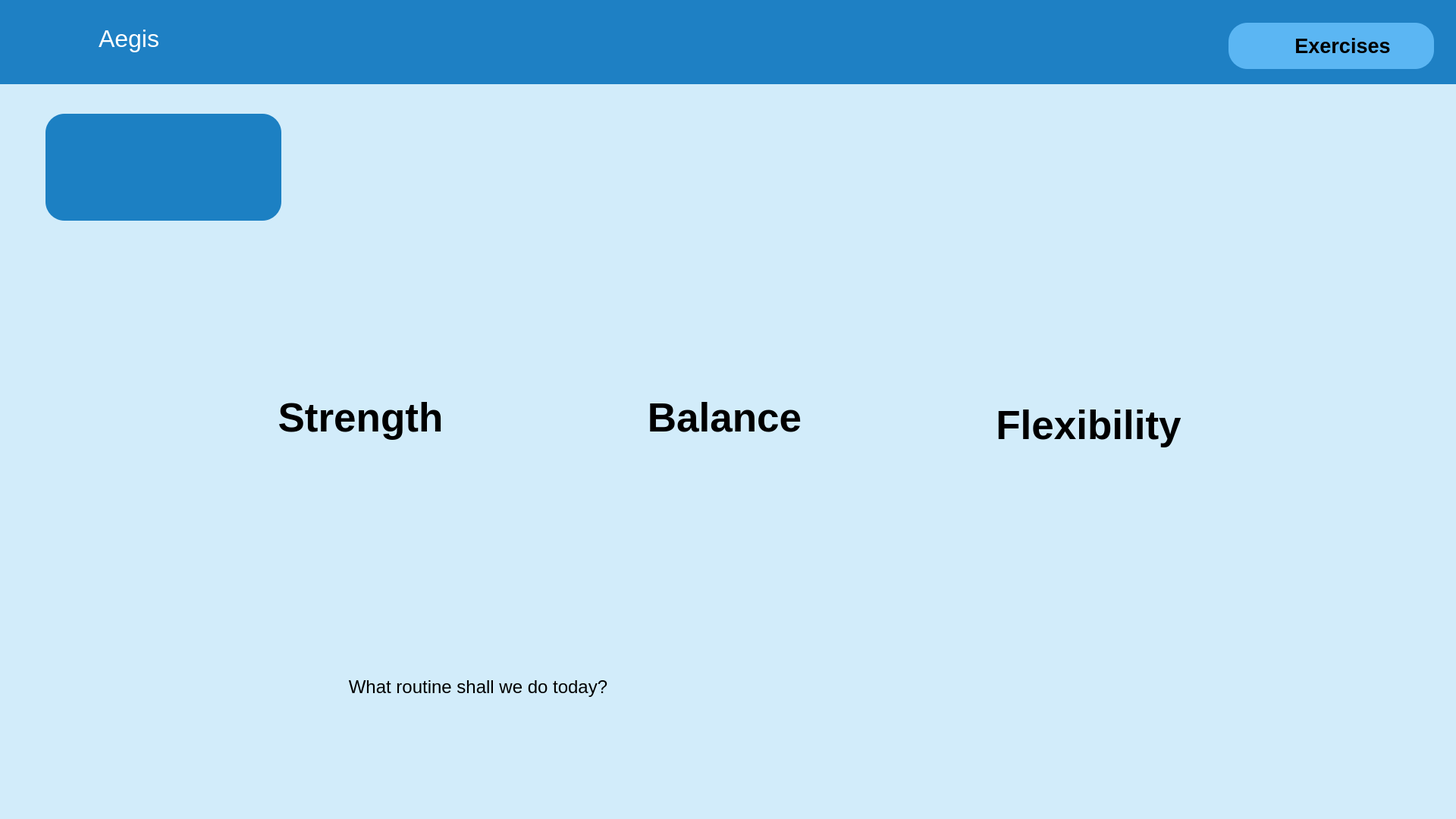
<?xml version="1.0" encoding="UTF-8"?>
<ui version="4.0">
 <class>RoutineSelectWindow</class>
 <widget class="QMainWindow" name="RoutineSelectWindow">
  <property name="geometry">
   <rect>
    <x>0</x>
    <y>0</y>
    <width>1920</width>
    <height>1080</height>
   </rect>
  </property>
  <property name="font">
   <font>
    <weight>75</weight>
    <bold>true</bold>
   </font>
  </property>
  <property name="contextMenuPolicy">
   <enum>Qt::NoContextMenu</enum>
  </property>
  <property name="windowTitle">
   <string>RoutineSelectWindow</string>
  </property>
  <property name="layoutDirection">
   <enum>Qt::LeftToRight</enum>
  </property>
  <property name="autoFillBackground">
   <bool>false</bool>
  </property>
  <property name="styleSheet">
   <string notr="true">background-color: #D2ECFA;border: none</string>
  </property>
  <property name="toolButtonStyle">
   <enum>Qt::ToolButtonTextUnderIcon</enum>
  </property>
  <widget class="QWidget" name="centralWidget">
   <widget class="QToolButton" name="btnBalance">
    <property name="geometry">
     <rect>
      <x>810</x>
      <y>390</y>
      <width>291</width>
      <height>321</height>
     </rect>
    </property>
    <property name="font">
     <font>
      <pointsize>40</pointsize>
      <weight>75</weight>
      <bold>true</bold>
     </font>
    </property>
    <property name="focusPolicy">
     <enum>Qt::NoFocus</enum>
    </property>
    <property name="contextMenuPolicy">
     <enum>Qt::NoContextMenu</enum>
    </property>
    <property name="styleSheet">
     <string notr="true">background-color: #D2ECFA;border: none</string>
    </property>
    <property name="text">
     <string notr="true">Balance</string>
    </property>
    <property name="icon">
     <iconset resource="routineselectwindow.qrc">
      <normaloff>:/new/prefix1/exer_balance.PNG</normaloff>:/new/prefix1/exer_balance.PNG</iconset>
    </property>
    <property name="iconSize">
     <size>
      <width>300</width>
      <height>240</height>
     </size>
    </property>
    <property name="popupMode">
     <enum>QToolButton::InstantPopup</enum>
    </property>
    <property name="toolButtonStyle">
     <enum>Qt::ToolButtonTextUnderIcon</enum>
    </property>
   </widget>
   <widget class="QToolButton" name="btnStrength">
    <property name="geometry">
     <rect>
      <x>330</x>
      <y>390</y>
      <width>291</width>
      <height>321</height>
     </rect>
    </property>
    <property name="font">
     <font>
      <pointsize>40</pointsize>
      <weight>75</weight>
      <bold>true</bold>
     </font>
    </property>
    <property name="focusPolicy">
     <enum>Qt::NoFocus</enum>
    </property>
    <property name="styleSheet">
     <string notr="true">background-color: #D2ECFA;border: none</string>
    </property>
    <property name="text">
     <string notr="true">Strength</string>
    </property>
    <property name="icon">
     <iconset resource="routineselectwindow.qrc">
      <normaloff>:/new/prefix1/exer_strength.PNG</normaloff>:/new/prefix1/exer_strength.PNG</iconset>
    </property>
    <property name="iconSize">
     <size>
      <width>300</width>
      <height>300</height>
     </size>
    </property>
    <property name="popupMode">
     <enum>QToolButton::DelayedPopup</enum>
    </property>
    <property name="toolButtonStyle">
     <enum>Qt::ToolButtonTextUnderIcon</enum>
    </property>
   </widget>
   <widget class="QToolButton" name="btnFlexibility">
    <property name="geometry">
     <rect>
      <x>1290</x>
      <y>410</y>
      <width>291</width>
      <height>301</height>
     </rect>
    </property>
    <property name="font">
     <font>
      <pointsize>40</pointsize>
      <weight>75</weight>
      <bold>true</bold>
     </font>
    </property>
    <property name="focusPolicy">
     <enum>Qt::NoFocus</enum>
    </property>
    <property name="styleSheet">
     <string notr="true">background-color: #D2ECFA;border: none</string>
    </property>
    <property name="text">
     <string notr="true">Flexibility</string>
    </property>
    <property name="icon">
     <iconset resource="routineselectwindow.qrc">
      <normaloff>:/new/prefix1/exer_Flexibility.PNG</normaloff>:/new/prefix1/exer_Flexibility.PNG</iconset>
    </property>
    <property name="iconSize">
     <size>
      <width>300</width>
      <height>330</height>
     </size>
    </property>
    <property name="toolButtonStyle">
     <enum>Qt::ToolButtonTextUnderIcon</enum>
    </property>
   </widget>
   <widget class="QFrame" name="frame_2">
    <property name="geometry">
     <rect>
      <x>0</x>
      <y>0</y>
      <width>1921</width>
      <height>111</height>
     </rect>
    </property>
    <property name="styleSheet">
     <string notr="true">background-color: #1E80C4</string>
    </property>
    <property name="frameShape">
     <enum>QFrame::StyledPanel</enum>
    </property>
    <property name="frameShadow">
     <enum>QFrame::Raised</enum>
    </property>
    <widget class="QLabel" name="Aegis">
     <property name="geometry">
      <rect>
       <x>130</x>
       <y>20</y>
       <width>151</width>
       <height>61</height>
      </rect>
     </property>
     <property name="font">
      <font>
       <pointsize>24</pointsize>
      </font>
     </property>
     <property name="focusPolicy">
      <enum>Qt::NoFocus</enum>
     </property>
     <property name="styleSheet">
      <string notr="true">color: #ffffff</string>
     </property>
     <property name="text">
      <string>Aegis</string>
     </property>
    </widget>
    <widget class="QLabel" name="ExercisePageLabel_Icon">
     <property name="geometry">
      <rect>
       <x>1650</x>
       <y>40</y>
       <width>31</width>
       <height>41</height>
      </rect>
     </property>
     <property name="styleSheet">
      <string notr="true">background:transparent</string>
     </property>
     <property name="text">
      <string/>
     </property>
     <property name="pixmap">
      <pixmap>noun_Warmup.png</pixmap>
     </property>
     <property name="scaledContents">
      <bool>true</bool>
     </property>
    </widget>
    <widget class="QLabel" name="ExercisePageLabel_BG">
     <property name="geometry">
      <rect>
       <x>1620</x>
       <y>30</y>
       <width>271</width>
       <height>61</height>
      </rect>
     </property>
     <property name="sizePolicy">
      <sizepolicy hsizetype="Minimum" vsizetype="Fixed">
       <horstretch>0</horstretch>
       <verstretch>0</verstretch>
      </sizepolicy>
     </property>
     <property name="palette">
      <palette>
       <active>
        <colorrole role="Button">
         <brush brushstyle="SolidPattern">
          <color alpha="255">
           <red>91</red>
           <green>182</green>
           <blue>243</blue>
          </color>
         </brush>
        </colorrole>
        <colorrole role="Base">
         <brush brushstyle="SolidPattern">
          <color alpha="255">
           <red>91</red>
           <green>182</green>
           <blue>243</blue>
          </color>
         </brush>
        </colorrole>
        <colorrole role="Window">
         <brush brushstyle="SolidPattern">
          <color alpha="255">
           <red>91</red>
           <green>182</green>
           <blue>243</blue>
          </color>
         </brush>
        </colorrole>
       </active>
       <inactive>
        <colorrole role="Button">
         <brush brushstyle="SolidPattern">
          <color alpha="255">
           <red>91</red>
           <green>182</green>
           <blue>243</blue>
          </color>
         </brush>
        </colorrole>
        <colorrole role="Base">
         <brush brushstyle="SolidPattern">
          <color alpha="255">
           <red>91</red>
           <green>182</green>
           <blue>243</blue>
          </color>
         </brush>
        </colorrole>
        <colorrole role="Window">
         <brush brushstyle="SolidPattern">
          <color alpha="255">
           <red>91</red>
           <green>182</green>
           <blue>243</blue>
          </color>
         </brush>
        </colorrole>
       </inactive>
       <disabled>
        <colorrole role="Button">
         <brush brushstyle="SolidPattern">
          <color alpha="255">
           <red>91</red>
           <green>182</green>
           <blue>243</blue>
          </color>
         </brush>
        </colorrole>
        <colorrole role="Base">
         <brush brushstyle="SolidPattern">
          <color alpha="255">
           <red>91</red>
           <green>182</green>
           <blue>243</blue>
          </color>
         </brush>
        </colorrole>
        <colorrole role="Window">
         <brush brushstyle="SolidPattern">
          <color alpha="255">
           <red>91</red>
           <green>182</green>
           <blue>243</blue>
          </color>
         </brush>
        </colorrole>
       </disabled>
      </palette>
     </property>
     <property name="font">
      <font>
       <pointsize>20</pointsize>
      </font>
     </property>
     <property name="layoutDirection">
      <enum>Qt::LeftToRight</enum>
     </property>
     <property name="autoFillBackground">
      <bool>false</bool>
     </property>
     <property name="styleSheet">
      <string notr="true">background-color: #5BB6F3; border-radius: 25px;</string>
     </property>
     <property name="text">
      <string/>
     </property>
     <property name="alignment">
      <set>Qt::AlignCenter</set>
     </property>
    </widget>
    <widget class="QLabel" name="ExercisePageLabel_Words">
     <property name="geometry">
      <rect>
       <x>1650</x>
       <y>40</y>
       <width>241</width>
       <height>40</height>
      </rect>
     </property>
     <property name="sizePolicy">
      <sizepolicy hsizetype="Minimum" vsizetype="Fixed">
       <horstretch>0</horstretch>
       <verstretch>0</verstretch>
      </sizepolicy>
     </property>
     <property name="palette">
      <palette>
       <active>
        <colorrole role="Button">
         <brush brushstyle="SolidPattern">
          <color alpha="0">
           <red>0</red>
           <green>0</green>
           <blue>0</blue>
          </color>
         </brush>
        </colorrole>
        <colorrole role="Base">
         <brush brushstyle="SolidPattern">
          <color alpha="0">
           <red>0</red>
           <green>0</green>
           <blue>0</blue>
          </color>
         </brush>
        </colorrole>
        <colorrole role="Window">
         <brush brushstyle="SolidPattern">
          <color alpha="0">
           <red>0</red>
           <green>0</green>
           <blue>0</blue>
          </color>
         </brush>
        </colorrole>
       </active>
       <inactive>
        <colorrole role="Button">
         <brush brushstyle="SolidPattern">
          <color alpha="0">
           <red>0</red>
           <green>0</green>
           <blue>0</blue>
          </color>
         </brush>
        </colorrole>
        <colorrole role="Base">
         <brush brushstyle="SolidPattern">
          <color alpha="0">
           <red>0</red>
           <green>0</green>
           <blue>0</blue>
          </color>
         </brush>
        </colorrole>
        <colorrole role="Window">
         <brush brushstyle="SolidPattern">
          <color alpha="0">
           <red>0</red>
           <green>0</green>
           <blue>0</blue>
          </color>
         </brush>
        </colorrole>
       </inactive>
       <disabled>
        <colorrole role="Button">
         <brush brushstyle="SolidPattern">
          <color alpha="0">
           <red>0</red>
           <green>0</green>
           <blue>0</blue>
          </color>
         </brush>
        </colorrole>
        <colorrole role="Base">
         <brush brushstyle="SolidPattern">
          <color alpha="0">
           <red>0</red>
           <green>0</green>
           <blue>0</blue>
          </color>
         </brush>
        </colorrole>
        <colorrole role="Window">
         <brush brushstyle="SolidPattern">
          <color alpha="0">
           <red>0</red>
           <green>0</green>
           <blue>0</blue>
          </color>
         </brush>
        </colorrole>
       </disabled>
      </palette>
     </property>
     <property name="font">
      <font>
       <pointsize>20</pointsize>
       <weight>75</weight>
       <bold>true</bold>
      </font>
     </property>
     <property name="layoutDirection">
      <enum>Qt::LeftToRight</enum>
     </property>
     <property name="autoFillBackground">
      <bool>false</bool>
     </property>
     <property name="styleSheet">
      <string notr="true">background:transparent</string>
     </property>
     <property name="text">
      <string>Exercises</string>
     </property>
     <property name="alignment">
      <set>Qt::AlignCenter</set>
     </property>
    </widget>
    <widget class="QLabel" name="label">
     <property name="geometry">
      <rect>
       <x>40</x>
       <y>10</y>
       <width>71</width>
       <height>81</height>
      </rect>
     </property>
     <property name="text">
      <string/>
     </property>
     <property name="pixmap">
      <pixmap>project_aegis_launcher.png</pixmap>
     </property>
     <property name="scaledContents">
      <bool>true</bool>
     </property>
    </widget>
    <zorder>ExercisePageLabel_BG</zorder>
    <zorder>Aegis</zorder>
    <zorder>ExercisePageLabel_Icon</zorder>
    <zorder>ExercisePageLabel_Words</zorder>
    <zorder>label</zorder>
   </widget>
   <widget class="QPushButton" name="btnHome">
    <property name="geometry">
     <rect>
      <x>60</x>
      <y>150</y>
      <width>311</width>
      <height>141</height>
     </rect>
    </property>
    <property name="styleSheet">
     <string notr="true">background: #1C80C3; border-radius:25px;</string>
    </property>
    <property name="text">
     <string/>
    </property>
    <property name="icon">
     <iconset>
      <normaloff>Home - Copy.png</normaloff>Home - Copy.png</iconset>
    </property>
    <property name="iconSize">
     <size>
      <width>100</width>
      <height>100</height>
     </size>
    </property>
   </widget>
   <widget class="QLabel" name="Mascot">
    <property name="geometry">
     <rect>
      <x>0</x>
      <y>740</y>
      <width>331</width>
      <height>301</height>
     </rect>
    </property>
    <property name="text">
     <string/>
    </property>
    <property name="pixmap">
     <pixmap>mascot (3).png</pixmap>
    </property>
    <property name="scaledContents">
     <bool>true</bool>
    </property>
   </widget>
   <widget class="QLabel" name="SpeechBubble">
    <property name="geometry">
     <rect>
      <x>300</x>
      <y>830</y>
      <width>601</width>
      <height>151</height>
     </rect>
    </property>
    <property name="text">
     <string/>
    </property>
    <property name="pixmap">
     <pixmap>Path 1.png</pixmap>
    </property>
    <property name="scaledContents">
     <bool>true</bool>
    </property>
    <property name="wordWrap">
     <bool>false</bool>
    </property>
   </widget>
   <widget class="QLabel" name="label_3">
    <property name="geometry">
     <rect>
      <x>400</x>
      <y>870</y>
      <width>461</width>
      <height>71</height>
     </rect>
    </property>
    <property name="font">
     <font>
      <pointsize>18</pointsize>
     </font>
    </property>
    <property name="styleSheet">
     <string notr="true">background-color: transparent</string>
    </property>
    <property name="text">
     <string>What routine shall we do today?</string>
    </property>
    <property name="alignment">
     <set>Qt::AlignCenter</set>
    </property>
   </widget>
   <zorder>btnHome</zorder>
   <zorder>btnBalance</zorder>
   <zorder>btnStrength</zorder>
   <zorder>btnFlexibility</zorder>
   <zorder>frame_2</zorder>
   <zorder>Mascot</zorder>
   <zorder>SpeechBubble</zorder>
   <zorder>label_3</zorder>
  </widget>
 </widget>
 <layoutdefault spacing="6" margin="11"/>
 <resources>
  <include location="routineselectwindow.qrc"/>
  <include location="routineselectwindow.qrc"/>
  <include location="routineselectwindow.qrc"/>
 </resources>
 <connections/>
</ui>
